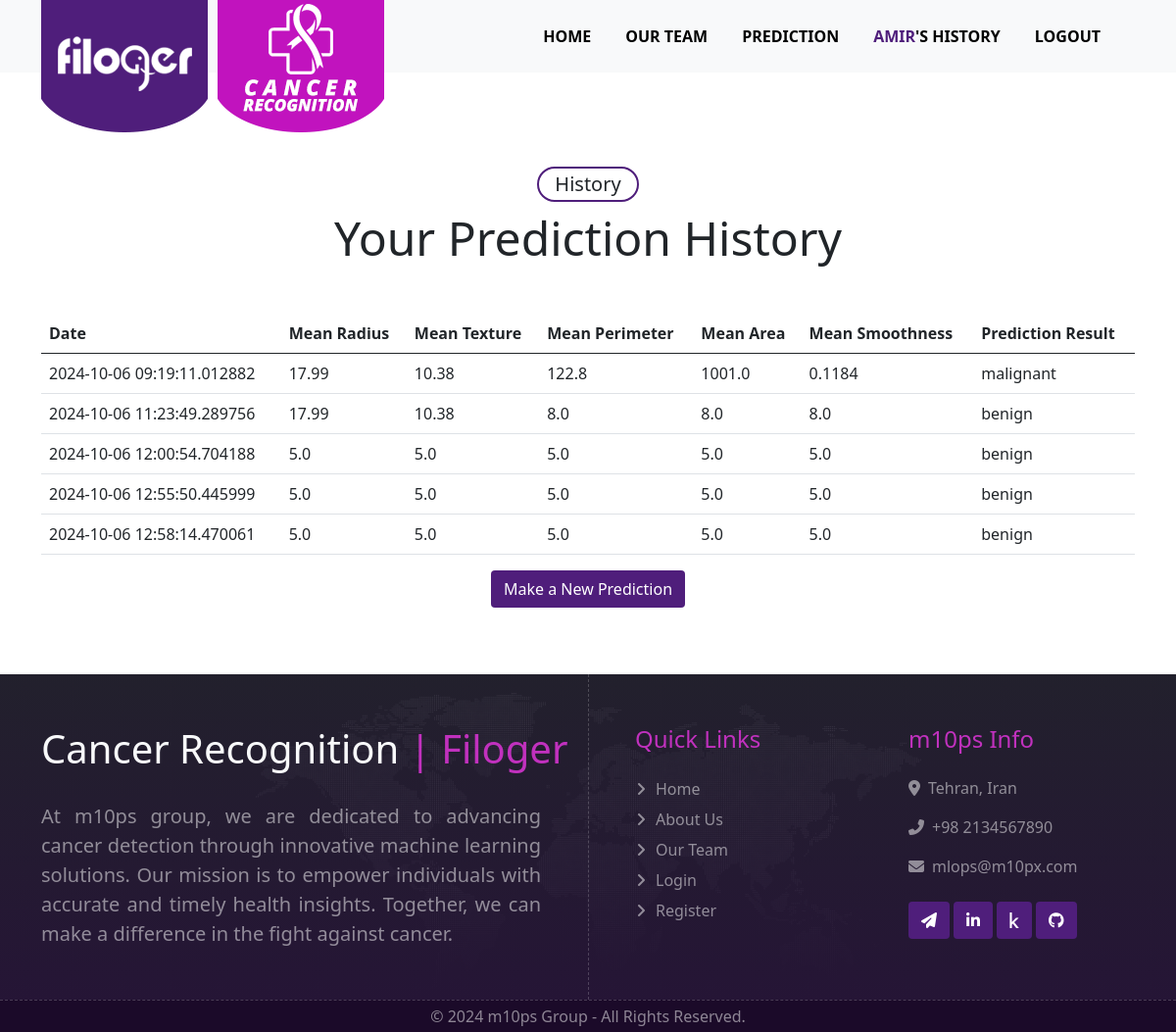
The page /history (signed in) on the database its author committed.
### app.py (models this page shows)
class User(db.Model):
    __tablename__ = "user"
    id = db.Column(db.Integer, primary_key=True)
    username = db.Column(db.String(100), nullable=False, unique=True)
    password = db.Column(db.String(128), nullable=False)
    result = db.relationship("userResult", backref="author", lazy=True)

class userResult(db.Model):
    __tablename__ = "user_result"
    timestamp = db.Column(db.DateTime, default=datetime.utcnow)
    id = db.Column(db.Integer, primary_key=True)
    mean_radius = db.Column(db.Float, nullable=False)
    mean_texture = db.Column(db.Float, nullable=False)
    mean_perimeter = db.Column(db.Float, nullable=False)
    mean_area = db.Column(db.Float, nullable=False)
    mean_smoothness = db.Column(db.Float, nullable=False)
    mean_compactness = db.Column(db.Float, nullable=False)
    mean_concavity = db.Column(db.Float, nullable=False)
    mean_concave_points = db.Column(db.Float, nullable=False)
    mean_symmetry = db.Column(db.Float, nullable=False)
    mean_fractal_dimension = db.Column(db.Float, nullable=False)
    radius_se = db.Column(db.Float, nullable=False)
    texture_se = db.Column(db.Float, nullable=False)
    perimeter_se = db.Column(db.Float, nullable=False)
    area_se = db.Column(db.Float, nullable=False)
    smoothness_se = db.Column(db.Float, nullable=False)
    compactness_se = db.Column(db.Float, nullable=False)
    concavity_se = db.Column(db.Float, nullable=False)
    concave_points_se = db.Column(db.Float, nullable=False)
    symmetry_se = db.Column(db.Float, nullable=False)
    fractal_dimension_se = db.Column(db.Float, nullable=False)
    worst_radius = db.Column(db.Float, nullable=False)
    worst_texture = db.Column(db.Float, nullable=False)
    worst_perimeter = db.Column(db.Float, nullable=False)
    worst_area = db.Column(db.Float, nullable=False)
    worst_smoothness = db.Column(db.Float, nullable=False)
    worst_compactness = db.Column(db.Float, nullable=False)
    worst_concavity = db.Column(db.Float, nullable=False)
    worst_concave_points = db.Column(db.Float, nullable=False)
    worst_symmetry = db.Column(db.Float, nullable=False)
    worst_fractal_dimension = db.Column(db.Float, nullable=False)
    result = db.Column(db.String(100), nullable=False)
    user_id = db.Column(db.Integer, db.ForeignKey("user.id"), nullable=False)

### app.py (the view)
@app.route("/history")
@login_required
def history():
    current_user = User.query.filter_by(username=session["username"]).first()
    predictions = userResult.query.filter_by(user_id=current_user.id).all()
    return render_template("history.html", predictions=predictions)

### app.py (called while the page is built)
def login_required(f):
    @wraps(f)
    def decorated_function(*args, **kwargs):
        if "username" not in session:
            flash("You need to be logged in to access this page.", "danger")
            return redirect(url_for("login"))
        return f(*args, **kwargs)
    return decorated_function

### templates/history.html (shortened to what this page needs)
<!DOCTYPE html>
<html lang="en">
<head>
    <link rel="stylesheet" href="https://cdnjs.cloudflare.com/ajax/libs/font-awesome/6.6.0/css/all.min.css"/>
    <link href="https://cdn.jsdelivr.net/npm/bootstrap@5.0.2/dist/css/bootstrap.min.css" rel="stylesheet"
>
    <link href="../static/css/style.css" rel="stylesheet">
</head>
<body>
<div class="container-fluid bg-light sticky-top">
    <div class="container">
        <nav class="navbar navbar-expand-lg bg-light navbar-light py-2 py-lg-0">
            <a href="/" class="navbar-brand1">
                <img class="img img-fluid" src="static/img/Filoger.png" alt="Logo">
            </a>
            <a href="/" class="navbar-brand2">
                <img class="img img-fluid" src="static/img/CancerRecognition.png" alt="Logo">
            </a>
            <div class="collapse navbar-collapse" id="navbarCollapse">
                <div class="navbar-nav ms-auto">
                    <a href="/" class="nav-item nav-link">Home</a>
                    <a href="/our-team" class="nav-item nav-link">Our Team</a>
                    <a href="/input" class="nav-item nav-link">Prediction</a>
<a href="/history" class="nav-item nav-link"><span class="text-purple"> {{ session.get("username") }}</span>'s History</a>
                    <a href="/logout" class="nav-item nav-link">Logout</a>
                </div>
            </div>
        </nav>
    </div>
</div>
<div class="container mt-5">
    <br>
    <br>
    <div class="text-center mb-5">
        <h5 class="mb-2 px-3 py-1 text-dark rounded-pill d-inline-block" style="border:2px solid #4F1E7B;">History</h5>
        <h1 class="display-5 w-50 mx-auto">Your Prediction History</h1>
    </div>
    {% if predictions %}
    <table class="table table-hover">
        <thead>
        <tr>
            <th>Date</th>
            <th>Mean Radius</th>
            <th>Mean Texture</th>
            <th>Mean Perimeter</th>
            <th>Mean Area</th>
            <th>Mean Smoothness</th>
            <th>Prediction Result</th>
        </tr>
        </thead>
        <tbody>
        {% for prediction in predictions %}
        <tr>
            <td>{{ prediction.timestamp }}</td>
            <td>{{ prediction.mean_radius }}</td>
            <td>{{ prediction.mean_texture }}</td>
            <td>{{ prediction.mean_perimeter }}</td>
            <td>{{ prediction.mean_area }}</td>
            <td>{{ prediction.mean_smoothness }}</td>
            <td>{{ prediction.result }}</td>
        </tr>
        {% endfor %}
        </tbody>
    </table>
    {% else %}
    <p>No prediction history available.</p>
    {% endif %}
    <div style="text-align: center">
        <a class="btn btn-custom" href="{{ url_for('input') }}">Make a New Prediction</a>
    </div>
</div>
<div class="container-fluid footer position-relative bg-dark text-white-50 mt-5 pt-5 pb-4">
    <div class="container">
        <div class="row g-5 py-1">
            <div class="col-lg-6 pe-lg-5">
                <a href="index.html" class="navbar-brand">
                    <h1 class="h1 text-light mb-0">Cancer Recognition <span
                            class="text-pink display-6">| Filoger</span></h1>
                </a>
                <p class="fs-5 mb-4" style="text-align: justify;">
                    At m10ps group, we are dedicated to advancing cancer detection through innovative machine learning
                    solutions. Our mission is to empower individuals with accurate and timely health insights. Together,
                    we can make a difference in the fight against cancer.
                </p>
            </div>
            <div class="col-lg-6 ps-lg-5">
                <div class="row g-5">
                    <div class="col-sm-6">
                        <h4 class="text-pink mb-4">Quick Links</h4>
                        <a class="btn btn-link" href="/">Home</a>
                        <a class="btn btn-link" href="/about-us">About Us</a>
                        <a class="btn btn-link" href="/our-team">Our Team</a>
                        <a class="btn btn-link" href="/login">login</a>
                        <a class="btn btn-link" href="/register">Register</a>
                    </div>
                    <div class="col-sm-6">
                        <h4 class="text-pink mb-4">m10ps Info</h4>
                        <p><i class="fa fa-map-marker-alt me-2"></i>Tehran, Iran</p>
                        <p><i class="fa fa-phone-alt me-2"></i>+98 2134567890</p>
                        <p><i class="fa fa-envelope me-2"></i>mlops@m10px.com</p>
                        <div class="d-flex mt-4">
                            <a class="btn rounded btn-custom me-1" href="https://t.me/m10ps"><i
                                    class="fa fa-paper-plane"></i></a>
                            <a class="btn rounded btn-custom me-1" href="#"><i
                                    class="fab fa-linkedin-in"></i></a>
                            <a class="btn rounded btn-custom me-1" href="#"><i class="fab fa-kaggle"></i></a>
                            <a class="btn rounded btn-custom me-1"
                               href="https://github.com/ManeliFotoutan/smart-website-for-cancer-recognition"><i
                                    class="fab fa-github"></i></a>
                        </div>
                    </div>
                </div>
            </div>
        </div>
    </div>
</div>
<div class="container-fluid copyright text-white-50 py-1">
    <div class="container">
        <div class="row">
            <div class="col-12 text-center">
                <p class="mb-0">&copy; 2024 m10ps Group - All Rights Reserved.</p>
            </div>
        </div>
    </div>
</div>
</body>
</html>

### static/css/style.css (style rules this page uses)
.text-pink { color: #C131BE; }
.text-purple { color: #4F1E7B; }
.btn-custom { background-color: #4F1E7B; color: white; margin-bottom: 20px; }
.sticky-top { top: -150px; transition: .5s; }
.navbar .navbar-brand1 { position: absolute; padding: 0; width: 170px; height: 135px; top: 0; left: 0; }
.navbar .navbar-brand2 { position: absolute; padding: 0; width: 170px; height: 135px; top: 0; left: 180px; }
.navbar .navbar-nav .nav-link { margin-right: 35px; padding: 25px 0; color: black; font-weight: 600; text-transform: uppercase; outline: none; }
.footer { background: linear-gradient(rgba(39, 14, 59, 0.2), rgba(39, 14, 59, 0.7)), url(../img/footer.png) center center no-repeat; background-size: contain; }
@media (min-width: 992px) { .footer::after { position: absolute; content: ""; width: 0px; height: 100%; top: 0; left: 50%; border-left: 1px dashed rgba(255, 255, 255, .2); } }
.footer .btn.btn-link { display: block; margin-bottom: 5px; padding: 0; text-align: left; color: rgba(255, 255, 255, .5); font-weight: normal; text-transform: capitalize; transition: .3s; text-decoration: none; }
.footer .btn.btn-link::before { position: relative; content: "\f105"; font-family: "Font Awesome 5 Free"; font-weight: 900; color: rgba(255, 255, 255, .5); margin-right: 10px; text-decoration: none; }
.copyright { background-color: #1b0a29 !important; border-top: 1px dashed rgba(255, 255, 255, .2); }

### rows shown on the page
User: get "AMIR"
userResult: timestamp "2024-10-06 09:19:11.012882", mean_radius "17.99", mean_texture "10.38", mean_perimeter "122.8", mean_area "1001.0", mean_smoothness "0.1184", result "malignant"
userResult: timestamp "2024-10-06 11:23:49.289756", mean_radius "17.99", mean_texture "10.38", mean_perimeter "8.0", mean_area "8.0", mean_smoothness "8.0", result "benign"
userResult: timestamp "2024-10-06 12:00:54.704188", mean_radius "5.0", mean_texture "5.0", mean_perimeter "5.0", mean_area "5.0", mean_smoothness "5.0", result "benign"
userResult: timestamp "2024-10-06 12:55:50.445999", mean_radius "5.0", mean_texture "5.0", mean_perimeter "5.0", mean_area "5.0", mean_smoothness "5.0", result "benign"
userResult: timestamp "2024-10-06 12:58:14.470061", mean_radius "5.0", mean_texture "5.0", mean_perimeter "5.0", mean_area "5.0", mean_smoothness "5.0", result "benign"
